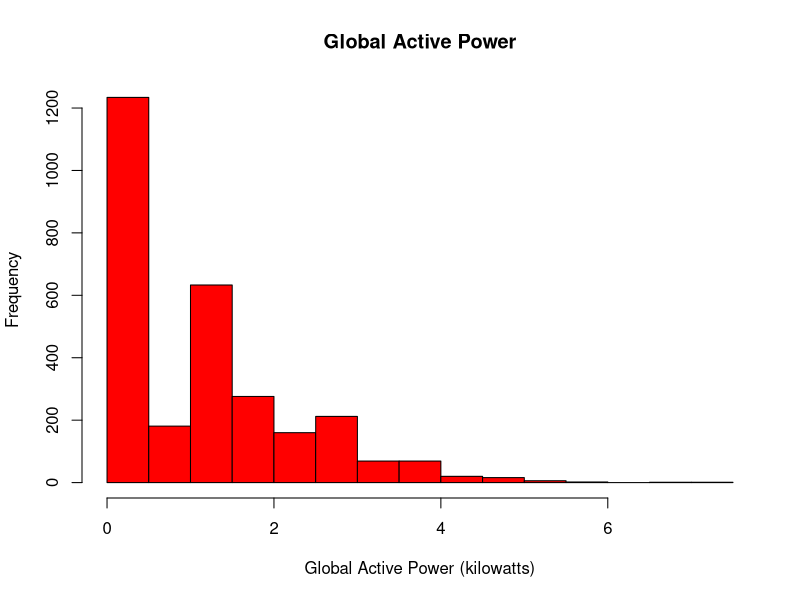

Write the R code that produced this figure.
data <- read.csv("Formatted.csv")

# data$datetime<- strptime(data$datetime, tz = "GMT", format = "%Y-%m-%d %H:%M:%S")

png("plot1.png")

hist(data$Global_active_power, 
     col = "red", main = "Global Active Power", xlab = "Global Active Power (kilowatts)")

dev.off()
